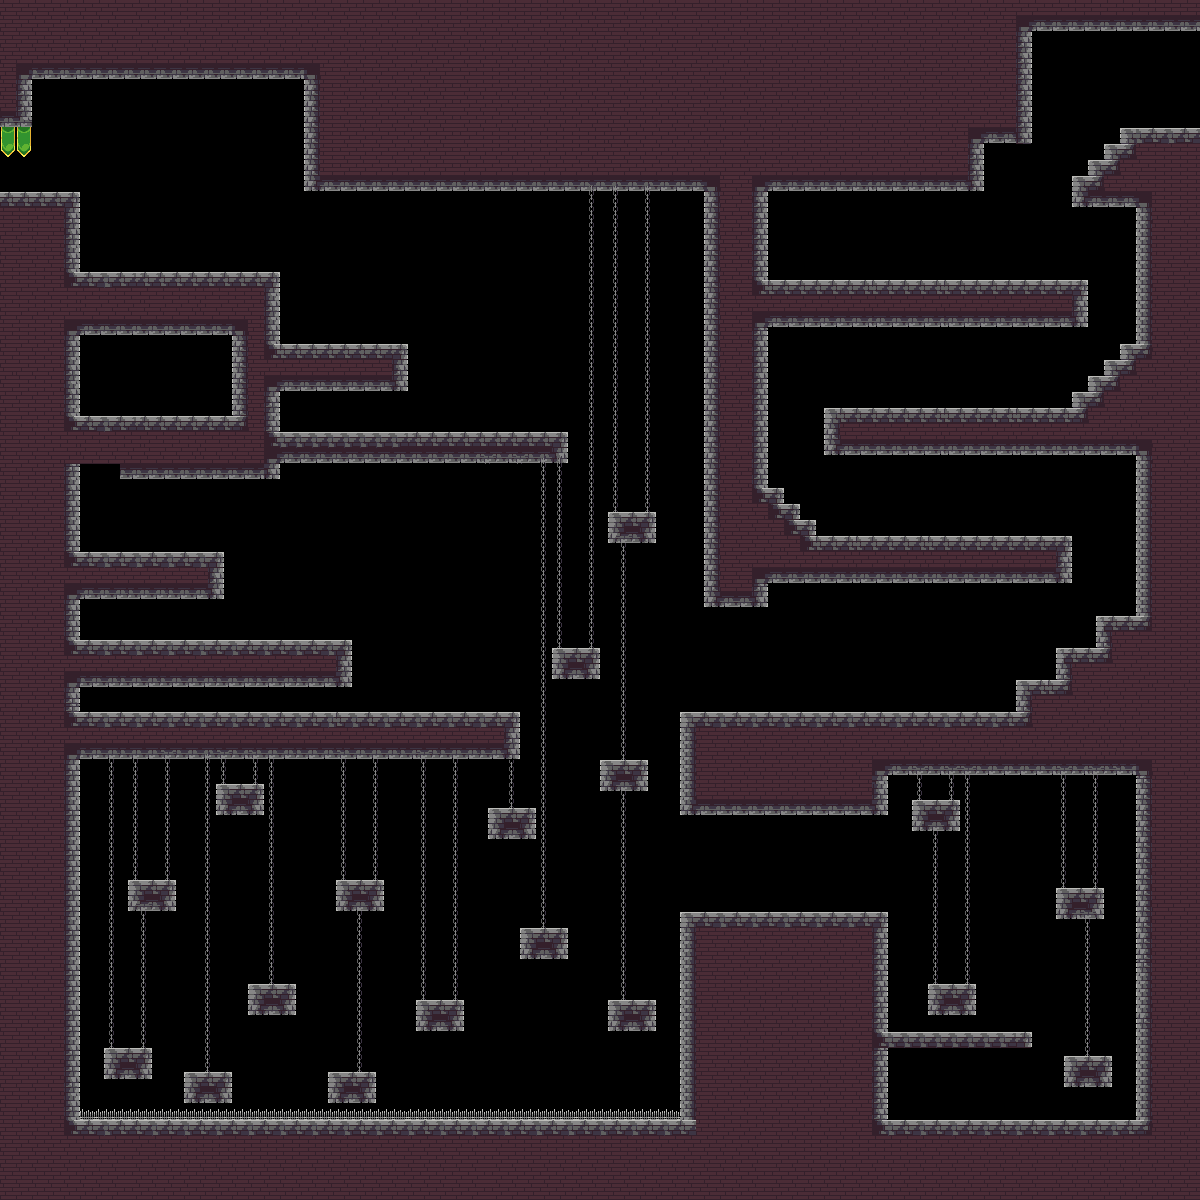

Rendered tile map (Tiled .tmx) drawn with the repository's tilesets; below, a short description and the map source with its tile grids summarised:
An orthogonal 150x150 tile map with 8x8 px tiles, 2 tile layers (Detras, Delante), 2 tilesets and 104 objects (2x Premio, 2x Final, 2x Zona_2, 2x Zona_Extra, zona/torre, ...).

<map version="1.2" tiledversion="1.3.3" orientation="orthogonal" renderorder="right-down" width="150" height="150" tilewidth="8" tileheight="8" infinite="0" nextlayerid="15" nextobjectid="337">
 <tileset firstgid="1" name="Assets" tilewidth="8" tileheight="8" tilecount="1288" columns="46">
  <image source="Assets.png" width="368" height="224" />
 </tileset>
 <tileset firstgid="1289" name="prueba_castillo" tilewidth="8" tileheight="8" tilecount="10000" columns="100">
  <image source="prueba_castillo.png" width="800" height="800" />
 </tileset>
 <layer id="1" name="Detras" width="150" height="150">
  <data>[22500 cells, 10826 non-empty, 82 distinct tile ids]</data>
 </layer>
 <layer id="2" name="Delante" width="150" height="150">
  <data>[22500 cells, 1406 non-empty, 34 distinct tile ids]</data>
 </layer>
 <objectgroup id="14" name="Metadata">
  <object id="166" name="zona/torre" x="-98" y="-74" width="54" height="46" />
 </objectgroup>
 <objectgroup id="6" name="Palancas">
  <object id="208" name="Premio" x="928" y="784" width="16" height="16" />
  <object id="210" name="Final" x="95.5" y="696" width="16" height="16" />
  <object id="231" name="Zona_2" x="88.6667" y="536.25" width="16" height="16" />
  <object id="209" name="Zona_Extra" x="231.957" y="768.022" width="16" height="16" />
 </objectgroup>
 <objectgroup id="7" name="Puertas">
  <object id="206" name="Premio" x="1009" y="1042.17" width="23" height="77.1667" />
  <object id="205" name="Final" x="864.5" y="176.667" width="25" height="102.833" />
  <object id="207" name="Zona_2" x="715" y="597.667" width="47.5" height="114.5" />
  <object id="232" name="Zona_Extra" x="776.462" y="800.848" width="47.5" height="111" />
 </objectgroup>
 <objectgroup id="12" name="Entradas">
  <object id="211" name="0" x="16.0625" y="167.938" width="24" height="24" />
  <object id="212" name="1" x="1137.94" y="97.9375" width="30" height="30" />
 </objectgroup>
 <objectgroup id="8" name="1">
  <object id="213" x="232.048" y="224.062" width="48" height="48" />
  <object id="214" x="424.174" y="383.924" width="48" height="48" />
  <object id="215" x="376.021" y="663.938" width="48" height="48" />
  <object id="216" x="937.917" y="663.625" width="48" height="48" />
  <object id="217" x="871.917" y="663.708" width="48" height="48" />
  <object id="218" x="927.818" y="359.672" width="48" height="48" />
  <object id="219" x="927.568" y="488.034" width="48" height="48" />
 </objectgroup>
 <objectgroup id="9" name="2">
  <object id="220" x="126.895" y="515.895" width="40" height="40" />
  <object id="222" x="240.045" y="600.015" width="40" height="40" />
  <object id="223" x="132.443" y="839.892" width="40" height="40" />
  <object id="224" x="524.045" y="887.955" width="40" height="40" />
  <object id="225" x="1059.56" y="847.864" width="40" height="40" />
  <object id="226" x="944" y="239.938" width="40" height="40" />
 </objectgroup>
 <objectgroup id="10" name="6">
  <object id="227" x="838.5" y="512" width="24" height="24" />
  <object id="228" x="1015.94" y="383.875" width="24" height="24" />
  <object id="229" x="895.875" y="255.813" width="24" height="24" />
 </objectgroup>
 <objectgroup id="3" name="Hitboxes">
  <object id="233" x="-70.75" y="192.364" width="150.75" height="1007.5" />
  <object id="234" x="80.0116" y="272.014" width="199.908" height="62.9972" />
  <object id="235" x="120.648" y="415.773" width="159.417" height="63" />
  <object id="236" x="80.1586" y="552.148" width="144.126" height="47.1576" />
  <object id="237" x="80.0222" y="639.997" width="271.97" height="46.946" />
  <object id="238" x="80" y="712" width="272.542" height="46.75" />
  <object id="239" x="352.125" y="712" width="167.845" height="46.75" />
  <object id="240" x="79.2917" y="1120" width="1121.75" height="78.75" />
  <object id="241" x="232" y="335" width="48" height="80.6667" />
  <object id="242" x="279.667" y="344" width="128.333" height="47" />
  <object id="243" x="280" y="432" width="127.667" height="30.6667" />
  <object id="244" x="1135.73" y="127.989" width="171.719" height="992.395" />
  <object id="289" x="679.966" y="773.701" width="207.98" height="41.2372" />
  <object id="290" x="680" y="912" width="208.041" height="208.063" />
  <object id="291" x="885.875" y="1032" width="146.045" height="15.8833" />
  <object id="292" x="704" y="191" width="63.8804" height="416.015" />
  <object id="293" x="767.284" y="536.065" width="304.739" height="47.0017" />
  <object id="294" x="767.846" y="520.105" width="48.125" height="15.875" />
  <object id="295" x="767.784" y="504.042" width="32.25" height="16" />
  <object id="296" x="767.846" y="488.02" width="16.125" height="16.2016" />
  <object id="297" x="823.906" y="408" width="311.844" height="46.6875" />
  <object id="298" x="768" y="279.978" width="320.019" height="46.812" />
  <object id="299" x="-68.5038" y="77.5189" width="100.545" height="50" />
  <object id="300" x="-0.04165" y="0.4356" width="1032.11" height="77" />
  <object id="301" x="303.708" y="77.4356" width="680.375" height="113.5" />
  <object id="302" x="982.981" y="77.322" width="49.1186" height="66.8636" />
  <object id="303" x="1031.46" y="0.4356" width="276.5" height="30" />
  <object id="304" x="1072.01" y="176.014" width="63.9531" height="31.1719" />
  <object id="305" x="1087.96" y="159.999" width="47.75" height="16.4375" />
  <object id="306" x="1103.96" y="143.985" width="31.5" height="16.3264" />
  <object id="307" x="1119.96" y="127.999" width="15.75" height="16.4375" />
  <object id="308" x="1072.09" y="391.998" width="63.75" height="16.5625" />
  <object id="309" x="1087.96" y="375.998" width="48.125" height="16.8125" />
  <object id="310" x="1104.09" y="359.998" width="31.75" height="16.6875" />
  <object id="311" x="1120.02" y="343.989" width="16.0708" height="16.8222" />
  <object id="312" x="1096" y="616" width="39.75" height="32.0313" />
  <object id="313" x="1056" y="648" width="79.5" height="32" />
  <object id="314" x="1016" y="680" width="119.5" height="32.0227" />
  <object id="315" x="680" y="712" width="454.955" height="61.8788" />
  <object id="316" x="407.609" y="432" width="160.386" height="30.6667" />
  <object id="317" x="608.25" y="512.25" width="48" height="30.75" />
  <object id="318" x="551.5" y="649.125" width="48" height="30.75" />
  <object id="319" x="488" y="808" width="48" height="30.95" />
  <object id="320" x="600" y="760" width="48" height="30.9239" />
  <object id="321" x="520" y="928" width="48" height="30.9688" />
  <object id="322" x="608" y="1000" width="48" height="30.75" />
  <object id="323" x="416" y="1000" width="48" height="31.0625" />
  <object id="325" x="328.028" y="1072" width="48" height="30.75" />
  <object id="326" x="104" y="1048" width="48" height="30.75" />
  <object id="327" x="248" y="984" width="48" height="30.75" />
  <object id="328" x="128" y="880" width="47.8125" height="31" />
  <object id="329" x="216" y="784" width="48" height="30.75" />
  <object id="330" x="336" y="880" width="48" height="30.875" />
  <object id="331" x="912" y="800" width="48" height="30.75" />
  <object id="332" x="927.932" y="983.92" width="48" height="31.1136" />
  <object id="333" x="1056" y="888" width="48" height="31" />
  <object id="334" x="1064" y="1055.94" width="48" height="30.9375" />
  <object id="335" x="184" y="1072" width="48" height="30.75" />
 </objectgroup>
 <objectgroup id="13" name="Salidas">
  <object id="276" name="Torre_1/1" x="-226.333" y="77.333" width="162.667" height="114.667" />
  <object id="278" name="Torre_3/0" x="1260" y="31" width="49.3333" height="97" />
 </objectgroup>
 <objectgroup id="5" name="Monedas">
  <object id="187" x="208.667" y="351.333" width="16" height="16" />
  <object id="188" x="175.667" y="351.667" width="16" height="16" />
  </objectgroup>
 <objectgroup id="4" name="ZonasLetales">
  <!-- 1 objects omitted --></objectgroup>
</map>
<!-- 15 of 104 objects omitted -->
